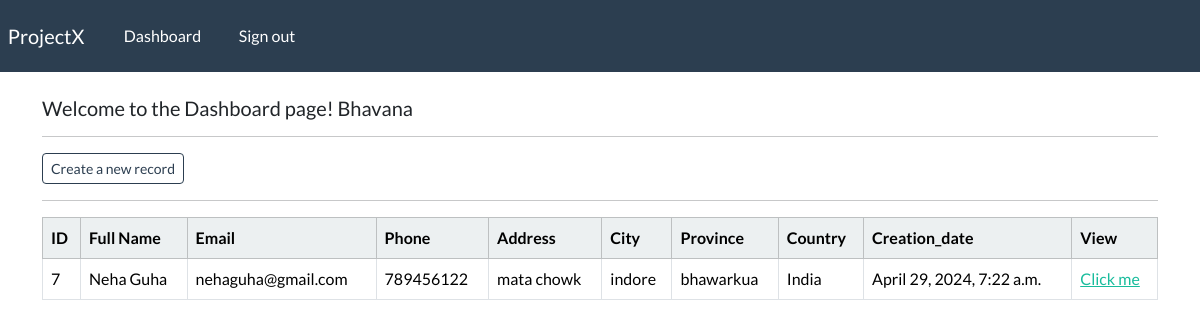
The page /dashboard (signed in) on the database its author committed.
### webapp/models.py (models this page shows, shortened)
class Records(models.Model):
    creation_date = models.DateTimeField(auto_now_add=True)
    first_name = models.CharField(max_length=100)
    last_name=models.CharField(max_length=100)
    email = models.CharField(max_length=255)
    phone = models.CharField(max_length=20)
    address = models.CharField(max_length=300)
    city=models.CharField(max_length=200)
    province=models.CharField(max_length=200)
    country=models.CharField(max_length=125)

### webapp/views.py (the view)
# urls.py: path('dashboard',views.dashboard,name='dashboard'),
@login_required(login_url='my-login')
def dashboard(request):
    my_records = Records.objects.all()
    context = {'records' : my_records}
    return render(request,'webapp/dashboard.html',context=context)

### webapp/templates/webapp/dashboard.html
{%  extends "webapp/base.html" %}
{% block content %}
<h5> Welcome to the Dashboard page! {{user}}</h5>
<hr>
<a class="btn btn-outline-primary btn-sm" href="{% url 'create-record' %}">Create a new record</a>
<hr>
<table class='table table-hover table-bordered'>
    <thead class="table-light">
        <tr>
            <th scope ='col'>ID</th>
            <th scope ='col'>Full Name</th>
            <th scope ='col'>Email</th>
            <th scope ='col'>Phone</th>
            <th scope ='col'>Address</th>
            <th scope ='col'>City</th>
            <th scope ='col'>Province</th>
            <th scope ='col'>Country</th>
            <th scope ='col'>Creation_date</th>
            <th scope ='col'>View</th>
        </tr>
    </thead>
    <tbody>
        {% if records %}
        {% for record in records %}
        <tr>
            <td>{{record.id}}</td>
            <td>{{record.first_name}}  {{record.last_name}}</td>
            <td>{{record.email}}</td>
            <td>{{record.phone}}</td>
            <td>{{record.address}}</td>
            <td>{{record.city}}</td>
            <td>{{record.province}}</td>
            <td>{{record.country}}</td>
            <td>{{record.creation_date}}</td>
            <td><a href="{% url 'record' record.id %}">Click me</a></td>
        </tr>
        {% endfor %}
        {% endif %}
    </tbody>
</table>
{% endblock  %}

### webapp/templates/webapp/base.html (shortened to what this page needs)
{% load static %}
<!DOCTYPE html>
<html>
    <head>
        <link rel="stylesheet" type="text/css" href="https://bootswatch.com/5/flatly/bootstrap.min.css">
        <link rel= "stylesheet" type="type/css" href= "{% static 'css/styles.css' %}">
    </head>
    <body>
        {% include "webapp/navbar.html" %}
        <div class="container">
            <br>
            {% block content %}
            {% endblock %}
        </div>
    </body>
</html>

### webapp/templates/webapp/navbar.html (shortened to what this page needs)
<nav class="navbar navbar-expand-lg navbar-dark bg-primary justify-content-center">
    <a class="navbar-brand main-heading" href="{% url '' %}">
      &nbsp; ProjectX
    </a>
      <div class="collapse navbar-collapse text-center" id="navbarNavDropdown">
        <ul class="navbar-nav mr-auto">
          {% if user.is_authenticated %}
            <li class="nav-item">
              <a class="nav-link" href="{% url 'dashboard' %}">Dashboard &nbsp;  </a>
            </li>
            <li class="nav-item">
              <a class="nav-link" href="{% url 'user-logout' %}">Sign out &nbsp;  </a>
            </li>
        </ul>
        {% endif %}
      </div>
  </nav>

### rows shown on the page
Records: id "7", first_name "Neha", last_name "Guha", email "nehaguha@gmail.com", phone "789456122", address "mata chowk", city "indore", province "bhawarkua", country "India", creation_date "April 29, 2024, 7:22 a.m."

### other values the page prints
{{ user }} "Bhavana"
